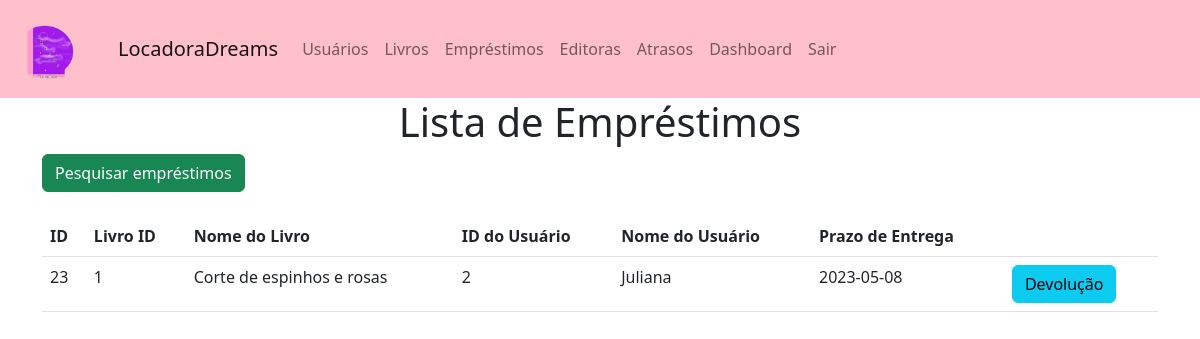
The app's page /Juliana3A/emprestimo.php (signed in), older data.
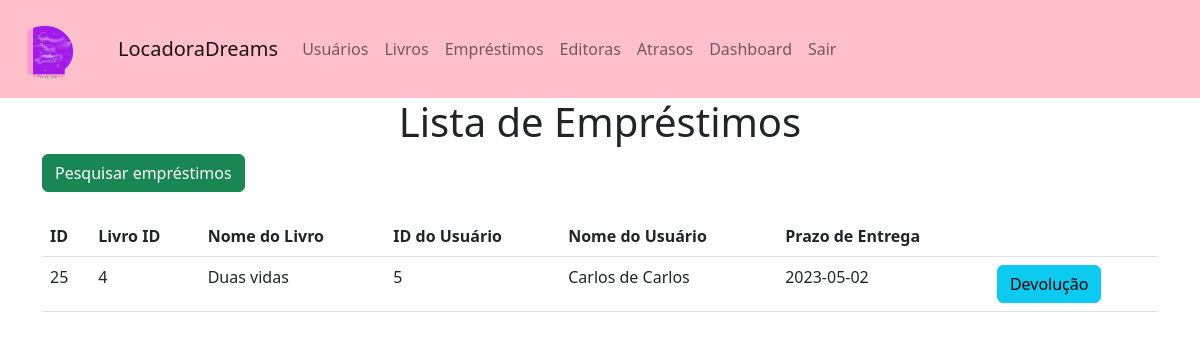
The same page, newer data.
### tables this page shows
CREATE TABLE `emprestimos` (
  `id` int(11) NOT NULL,
  `livro_id` int(11) NOT NULL,
  `livro_nome` text NOT NULL,
  `usuario_id` int(11) NOT NULL,
  `usuario_nome` text NOT NULL,
  `prazo_entrega` date NOT NULL,
  `data_emprestimo` date NOT NULL,
  `devolvido` int(11) NOT NULL,
  `cpf_usuario` text NOT NULL
);

### Juliana3A/emprestimo.php (the view, shortened to what this page needs)
<!DOCTYPE html>
<html lang="en">
<head>
	<link rel="stylesheet" href="css/bootstrap.min.css">
</head>
<body>
<nav class="navbar navbar-expand-lg "  style="background-color: #ffc0cb;">
		<a class="navbar-brand" href="#">
      		<img src="logotipo.png" alt="Bootstrap" width="90" height="72">
    	</a>
        <div class="container-fluid">
          <a class="navbar-brand" href="index.html">LocadoraDreams</a>
          <div class="collapse navbar-collapse" id="navbarNavAltMarkup">
            <div class="navbar-nav">
              <a class="nav-link" href="usuarios.php">Usuários</a>
			  <a class="nav-link" href="livros.php">Livros</a>
              <a class="nav-link" href="emprestimo.php">Empréstimos</a>
			  <a class="nav-link" href="editora.php">Editoras</a>
			  <a class="nav-link" href="atrasos.php">Atrasos</a>
			  <a class="nav-link " href="dashboard.php" class="dashboard-button">Dashboard</a>
			  <a class="nav-link " href="logout.php">Sair</a>
            </div>
          </div>
        </div>
      </nav>
<div class="container">
<center><h1>Lista de Empréstimos</h1></center>
<a href="pesquisaemp.php" type="button" class="btn btn-success">Pesquisar empréstimos</a><br><br>
      <table class= "table">
		<tr>
			<th>ID</th>
			<th>Livro ID</th>
			<th>Nome do Livro</th>
			<th>ID do Usuário</th>
			<th>Nome do Usuário</th>
			<th>Prazo de Entrega</th>
			<th></th>
		</tr>
		<?php
			include 'conexao.php';
			$sql = "SELECT * FROM emprestimos";
			$result = mysqli_query($conn, $sql);
			if (mysqli_num_rows($result) > 0) {
				while ($row = mysqli_fetch_assoc($result)) {
					echo "<tr>";
					echo "<td>".$row["id"]."</td>";
					echo "<td>".$row["livro_id"]."</td>";
					echo "<td>".$row["livro_nome"]."</td>";
					echo "<td>".$row["usuario_id"]."</td>";
					echo "<td>".$row["usuario_nome"]."</td>";
					echo "<td>".$row["prazo_entrega"]."</td>";
					echo "<td><a href='devolucaolivro.php?id=".$row["id"]."' class='btn btn-info'>Devolução</a></td>";
					echo "</tr>";
				}
			} else {
				echo "<tr><td colspan='4'>Nenhum emprestimo encontrado.</td></tr>";
			}
		?>
	</table>
	</div>
</body>
</html>

Row changes from the older to the newer data that the page shows:
removed emprestimos: id "23", livro "1", livro_nome "Corte de espinhos e rosas", usuario "2", usuario_nome "Juliana", prazo_entrega "2023-05-08"
added emprestimos: id "25", livro "4", livro_nome "Duas vidas", usuario "5", usuario_nome "Carlos de Carlos", prazo_entrega "2023-05-02"
